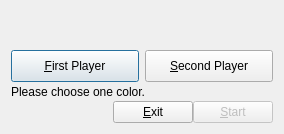
<?xml version="1.0" encoding="UTF-8"?>
<ui version="4.0">
 <class>ChooseColorDialog</class>
 <widget class="QDialog" name="ChooseColorDialog">
  <property name="geometry">
   <rect>
    <x>0</x>
    <y>0</y>
    <width>280</width>
    <height>134</height>
   </rect>
  </property>
  <property name="windowTitle">
   <string>Choose Color</string>
  </property>
  <layout class="QGridLayout" name="gridLayout">
   <property name="verticalSpacing">
    <number>0</number>
   </property>
   <item row="2" column="0">
    <widget class="QPushButton" name="player0">
     <property name="minimumSize">
      <size>
       <width>128</width>
       <height>32</height>
      </size>
     </property>
     <property name="text">
      <string>&amp;First Player</string>
     </property>
     <property name="iconSize">
      <size>
       <width>24</width>
       <height>24</height>
      </size>
     </property>
     <property name="checkable">
      <bool>true</bool>
     </property>
    </widget>
   </item>
   <item row="0" column="1">
    <widget class="QLabel" name="label_user1">
     <property name="text">
      <string/>
     </property>
     <property name="alignment">
      <set>Qt::AlignCenter</set>
     </property>
    </widget>
   </item>
   <item row="2" column="1">
    <widget class="QPushButton" name="player1">
     <property name="minimumSize">
      <size>
       <width>128</width>
       <height>32</height>
      </size>
     </property>
     <property name="text">
      <string>&amp;Second Player</string>
     </property>
     <property name="iconSize">
      <size>
       <width>24</width>
       <height>24</height>
      </size>
     </property>
     <property name="checkable">
      <bool>true</bool>
     </property>
    </widget>
   </item>
   <item row="0" column="0">
    <widget class="QLabel" name="label_user0">
     <property name="text">
      <string/>
     </property>
     <property name="alignment">
      <set>Qt::AlignCenter</set>
     </property>
    </widget>
   </item>
   <item row="1" column="1">
    <widget class="QLabel" name="label_user1_arrow">
     <property name="text">
      <string/>
     </property>
     <property name="alignment">
      <set>Qt::AlignCenter</set>
     </property>
    </widget>
   </item>
   <item row="4" column="0" colspan="2">
    <layout class="QHBoxLayout" name="horizontalLayout">
     <item>
      <spacer name="horizontalSpacer">
       <property name="orientation">
        <enum>Qt::Horizontal</enum>
       </property>
       <property name="sizeHint" stdset="0">
        <size>
         <width>40</width>
         <height>20</height>
        </size>
       </property>
      </spacer>
     </item>
     <item>
      <widget class="QPushButton" name="exit">
       <property name="text">
        <string>&amp;Exit</string>
       </property>
      </widget>
     </item>
     <item>
      <widget class="QPushButton" name="start">
       <property name="enabled">
        <bool>false</bool>
       </property>
       <property name="text">
        <string>&amp;Start</string>
       </property>
      </widget>
     </item>
    </layout>
   </item>
   <item row="1" column="0">
    <widget class="QLabel" name="label_user0_arrow">
     <property name="text">
      <string/>
     </property>
     <property name="alignment">
      <set>Qt::AlignCenter</set>
     </property>
    </widget>
   </item>
   <item row="3" column="0" colspan="2">
    <widget class="QLabel" name="label_info">
     <property name="text">
      <string>Please choose one color.</string>
     </property>
    </widget>
   </item>
  </layout>
 </widget>
 <resources/>
 <connections>
  <connection>
   <sender>exit</sender>
   <signal>clicked()</signal>
   <receiver>ChooseColorDialog</receiver>
   <slot>reject()</slot>
   <hints>
    <hint type="sourcelabel">
     <x>143</x>
     <y>115</y>
    </hint>
    <hint type="destinationlabel">
     <x>139</x>
     <y>69</y>
    </hint>
   </hints>
  </connection>
 </connections>
</ui>
